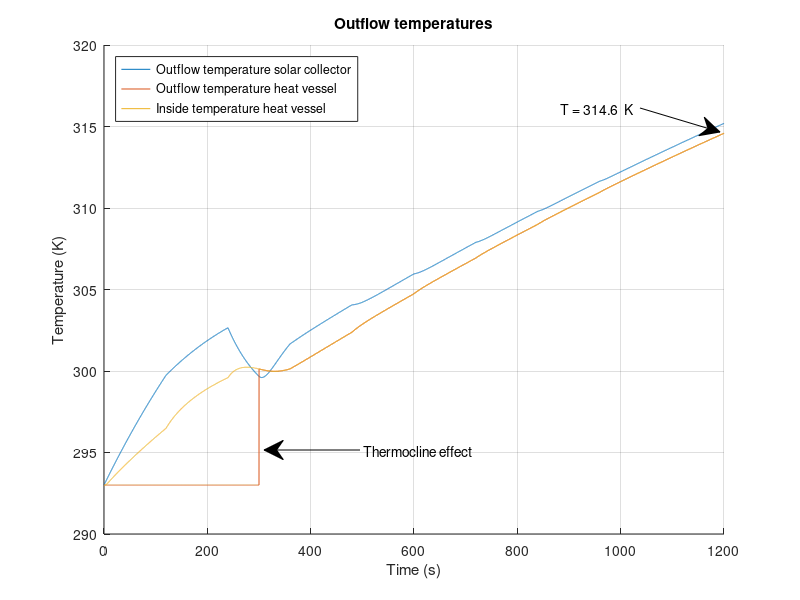
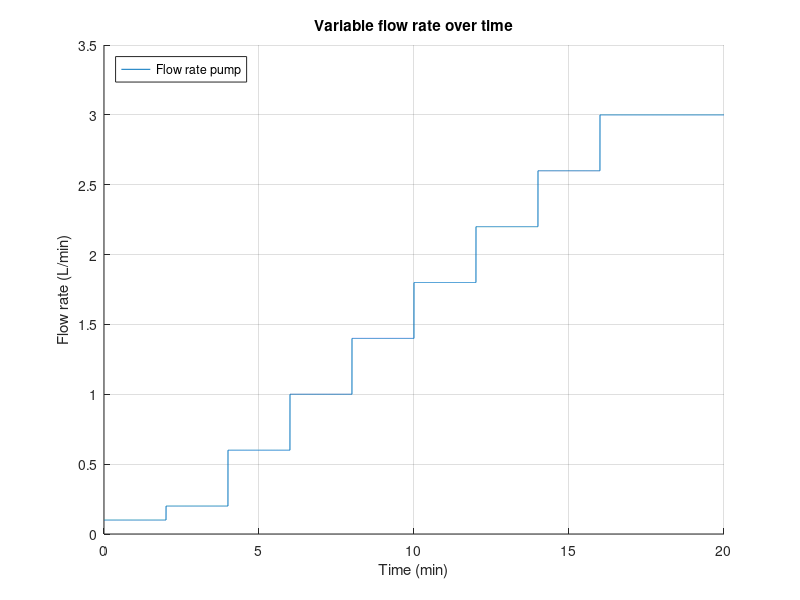

Write the MATLAB code that produced these figures, in order.
%%%%%%%%%%%%%%%%%%%%%%%%%%%%%%%%%%%%%%%%%%%%
% Matlab model for Solar Collector Group 10%
%%%%%%%%%%%%%%%%%%%%%%%%%%%%%%%%%%%%%%%%%%%%
clc;
clear;
close all;
%%
%%%%%%%%%%%
%Constants%
%%%%%%%%%%%
%Natural costants:
    sigma = 5.67*10^(-8);                       %Stefan-Boltzmann constant
    v_out = 4.5;                                %Velocity of air outside the solar collector [m/s]
    v_in = 0;                                   %Velocity of air inside the solar collector [m/s]
%Emissivity
    e_Cu = 0.22;                                %Copper tube, value 0.052
    e_glass = 0.95;
    e_PVC = 0.91;                               %PVC tube
    e_foam = 0.9;                               %foam foil
    e_Al = 0.04;                                %Aluminum tape
    e_paint = 0.95;                             %Emissivity of black paint (for comparison)
    e_wood = 0.94;
    e_CuMatte = 0.22;                           %Emissivity of the copper tube after making it less reflective (for comparison)
%Thermal conductivity
    k_air = 0.026;                              %Air [W/(m*K)]
    k_tempex =0.03;                             %Tempex plate [W/(m*K)]
    k_Cu = 400;                                 %Copper tube [W/(m*K)]
    k_wood = 0.12;                              %Wood casing [W/(m*K)]
    k_Po = 0.13;                                %Polyurethane tube [W/(m*K)]
    k_PVC = 0.19;                               %PVC thermal conduc [W/(m*K)]
    k_foil = 0.04;                              %Polyethylene foam foil [W/(m*K)]
    k_glass = 0.96;                             %Thermal conductivity of the glass plate [W/(m*K)]
%Heat transfer coefficient
    h_out_air = 10.45 - v_out + 10*(v_out)^(1/2);%Outside solar collector air [W/(m^2*K)]
    h_in_air = 10.45 - v_in + 10*(v_in)^(1/2);  %Inside solar collector air [W/(m^2*K)]
    h_air = 2.5;                                %Still standing 298K air [W/(m^2*K)]
%Specific heat
    c_water = 4186;                             %Specific heat water [J/kgK]
    c_Cu = 386;                                 %Specific heat copper [J/kgK]
    c_Al = 922;                                 %Specific heat aluminium[J/kgK]
    c_air = 1007;                               %Specific heat air[J/kgK]
%Measurements
    D_Cu = 0.012;                               %Diameter of the copper tube [m]
    D_PolyTube = 0.008;                         %Inner diameter of the polyurathane pump tubes [m]
    R_Cu1 = 0.005;                              %Inner radius of the copper tube [m]
    R_Cu2 = 0.006;                              %Outer radius of  the copper tube [m]
    V_air = 0.04911;                            %Volume of the air in the solar collector [m^3]
    V_Al = 8.96*10^(-5);                        %Total volume of the aluminum tape
    L_Cu_SC = 6.63;                             %Length of the copper tube in the solar collector [m]
    L_PolyTube1 = 3;                            %Total length of polyurathane pump tube 1 [m]
    L_PolyTube2 = 3;                            %Total length of polyurathane pump tube 2 [m]
    d_frame = 0.05;                             %Thickness of the pinewood frame [m]
%Measurements Heat storage vessel
    D_pvc = 0.050;                              %Diameter PVC tube [m]
    R_pvcThick = 0.0018;                        %PVC wall thickness
    R_pvc1 = (D_pvc/2) - R_pvcThick;            %Inner Radius PVC tube [m]
    R_pvc2 = (D_pvc/2);                         %Outer Radius PVC tube [m]
    N_insLayers = 6;                            %Number of insulating polyethylene foam foil layers [m]
    R_polyFoil = N_insLayers * 0.003;           %Radius thickness polyethylene foam foil [m]
    L_Tube_HV = 0.71;                           %PVC length [m]
%Measurements for in- and outlet connectors
    R_Po1 = 0.004;                              %Inner radius of the polyurethane tube [m]
    R_Po2 = 0.006;                              %Outer radius of the polyurethane tube [m]
    L_Tube_HV_to_SC = 3;                        %Half of general setup length, HV to SC [m]
    L_Tube_SC_to_HV = 3;                        %Half of general setup length, SC to HV [m]
%Areas
    A_RadCu = 4*D_Cu*1.4+3*0.5*0.25*pi*(0.0898^2-0.0778^2)+2*0.012*0.15; %Sunlit area of the copper tube [m^2]
    A_RadAl = 0.670*1.4 - 4*0.012*1.4;                      %Sunlit area of the aluminum troughs [m^2]
    A_AirCu = 1.4*pi*D_Cu + 3*4.9594762*10^(-3) + 0.05*pi*D_Cu + 2*0.1*pi*D_Cu; %Area of the copper tube that's exposed to the air [m^2]
    A_AirTape = 1.971;                                      %Area of the aluminum tape that is exposed to the air [m^2]
    A_AirSS = 2*(1.64*0.67)+2*(0.67*0.065)+2*(0.065*1.72);  %Area of solar collector that is exposed to the air [m^2]
    A_frame = 2*(0.67*0.065)+2*(0.065*1.72);                %Area of sides touching pinewood [m^2]
    A_HV = 2*pi*(R_pvc2+R_polyFoil)*L_Tube_HV;              %Area of heat vessel [m^2] %%%%CHECK THIS
%Intensity
    I_sun = 1000;                               %Intensity of the artificial sun [W/m^2]
%Temperatures
    T_sur = 293;                                %Temperature of the surroundings [K]
    T_in = 293;                                 %Temperature of the incoming water [K]
%Density
    rho_w = 1000;                               %Density of water [kg/m^3]
    rho_Cu = 8.9*10^3;                          %Density of copper [kg/m^3]
    rho_air = 1.29;                             %Density of air [kg/m^3]
    rho_Al = 2.70*10^3;                         %Density of aluminum [kg/m^3]
%Variables
    test_length = 20;                           %Given time in test [minutes]
    flowrate = 0.1;                             %Initial flowrate [L/min]
%%
%%%%%%%%%%%%%%
%Calculations%
%%%%%%%%%%%%%%
%%Length of simulation%%
t_end = test_length*60;                 %End time [s]
t_step = 0.1;                           %Step size [s]
Steps = t_end/t_step;                   %Amount of steps

%%HEAT VESSEL%%
T_HV_table = zeros(3,Steps+1);          %Heat vessel table for data logging
T_HV_table(1,:) = 0:t_step:t_end;
T_HV_out=T_in;                          %Beginning temperature of water in the heat vessel [K]
%%Water mass calculations%%
m_SC_water = 0.512;                     %Max mass of water in the solar collector [kg]
m_HV_water = 1.2;                       %Max mass of water in the heat vessel  [kg]
m_hv_frac = 0;                           %Initial fraction hot water to cold water [-]

%%Variable flowrate%%
Flowrate_Table = zeros(2,Steps+1);          %Table for variable flowrate logging
Flowrate_Table(1,:) = 0:t_step:t_end;

%%Thermocline HV start values%%
m_HV_new = 0;                           %Starting mass of hot water in HV  [kg]
m_HV_old = m_HV_water;                  %Starting mass of cold water in HV [kg]
T_HV_inside = T_in;                     %Starting temperature HV [K]

%%Tube Heat vessel --> Solar Collector%%
m_PolyTube1_water = (1/4)*pi*D_PolyTube^2*L_PolyTube1*rho_w;                %Maximum amount of water in the tube [kg]
T_SC_in = T_in;                                                             %Starting temperature [K]

%%SOLAR COLLECTOR%%
T_SC_table = zeros(3,Steps+1);          %Solar collector table for data logging
T_SC_table(1,:) = 0:t_step:t_end;
T_SC_out=T_in;                          %Beginning temperature of water in the solar collector [K]
I_glass = I_sun*e_glass;                %Intensity after absorption of glass plate [W/m^2]

%%Aluminium reflection and absorption rates%%
dQdt_RadAl = (1-e_Al)*A_RadAl*I_glass;              %Energy that is reflected by the aluminum tape [W]
dQdt_RadAl_in = (e_Al)*A_RadAl*I_glass;             %Energy that is absorbed by the aluminum tape [W]
dQdt_RadCu = e_Cu*A_RadCu*I_glass + e_Cu*dQdt_RadAl;  %Energy that is absorbed by the copper tube due to radiation [W]

%SC glass plate calculations
d_glass = 0.004;                                                            %Thickness of the glass plate [m]
A_glass = 0.67*(1.640+0.080);                                               %Area of the glass plate [m]

%%Tube Solar Collector --> Heat vessel%%
m_PolyTube2_water = (1/4)*pi*D_PolyTube^2*L_PolyTube2*rho_w;                %Maximum amount of water in the tube [kg]
T_HV_in = T_in;                                                             %Starting temperature [K]

%%General%%
m_Cu = (L_Cu_SC*pi*R_Cu2^2 - L_Cu_SC*pi*R_Cu1^2)*rho_Cu;                    %Mass of the copper tube in the solar collector [kg]
m_air = rho_air*V_air;                                                      %Mass of the air in the solar collector [kg]
m_Al = rho_Al*V_Al;                                                         %Total mass of the aluminum tape [kg]
T_air = T_in;                                                               %Starting temperature of the air [K]
T_Al = T_in;                                                                %Starting temperature of the aluminum tape [K]
m_flow = (flowrate/60/1000)*rho_w*t_step;                                   %Mass of water inflow from pump during t_step [kg]
%%
for t=0:t_step:t_end
    %%
    %%%%%%%%%%%%%%%%%%%%%%%%%%%%%%%%%%%%%%%%
    %       Variable flowrate              %
    %%%%%%%%%%%%%%%%%%%%%%%%%%%%%%%%%%%%%%%%
    if (120<t && t<1080)                                                   %Varying flow rate between 2 minutes and 18 minutes
          xStart = 0.2;                                                    %Flow rate after 2 minutes
          steptime = 0.4;                                                  %Stepsize of the flow rate after every 2 minutes
          N = 8;                                                           %Amount of steps
          pump = xStart + (0:N-1)*steptime;                                %Ceating array with differnt flow rates
          flowrate = pump(round((t-60)/120));                              %At what time which array (flow rate) should be picked
          m_flow = (flowrate/60/1000)*rho_w*t_step;                        %Mass of water inflow from pump during t_step [kg]
    elseif (1080<t && t<1200)                                              %Flow rate between 18 minutes and 20 minutes
          flowrate = 3;                                                    %Flow rate [L/min]
          m_flow = (flowrate/60/1000)*rho_w*t_step;                        %Mass of water inflow from pump during t_step [kg]
    end
    Column = round((1/t_step)*t+1);                                         %Table time step counter
    Flowrate_Table(2,Column)=flowrate;                                      %Assign value for T_HV_out to the right space
    %%
    %%%%%%%%%%%%%%%%%%%%%%%%%%%%%%%%%%%%%%%%
    %       Equations for the vessel       %
    %%%%%%%%%%%%%%%%%%%%%%%%%%%%%%%%%%%%%%%%    
    %%%%%Insulation heat loss%%%%
    R_HV_PVC_cond = R_pvc1/(k_PVC*(2*pi*R_pvc2*L_Tube_HV));                     %Thermal resitance of conduction through PVC [K/W]
    R_HV_ins_Cond =  (log((R_pvc2 + R_polyFoil)/R_pvc2)) / (k_foil*A_HV);   %Thermal resitance of conduction through poly foam foil [K/W]
    R_HV_ins_Conv = 1 / (h_air*A_HV);                                       %Thermal resitance of convection outside poly foam foil [K/W]
    HL_RadOut_PVC = e_PVC * sigma * A_HV * (T_HV_inside^4 - T_sur^4);   %Heat loss due to radiation PVC [W]
    HL_RadOut_foam = e_foam * sigma * A_HV * (T_HV_inside^4 - T_sur^4); %Heat loss due to radiation foam foil [W]
    R_HV_ins_total = R_HV_PVC_cond + R_HV_ins_Cond + R_HV_ins_Conv;         %Total thermal resistance in series [K/W]
    %Total heat flow through insulation multiplied with fraction hot water
    dQdt_HV_insulation = m_hv_frac*(-((T_HV_inside - T_sur ) / R_HV_ins_total)-HL_RadOut_PVC-HL_RadOut_foam);   
    
    %%%%%End caps heat loss%%%%
    R_HV_cap_Conv = 1 /h_air*pi*(R_pvc2+R_pvcThick).^2;                     %Thermal resistance due to convection on end caps [K/W]
    R_HV_cap1 = R_pvcThick / (k_PVC * (pi*R_pvc2).^2);                      %Thermal resistance end-cap [K/W]
    R_HV_cap2 = R_HV_cap1;                                                  %Thermal resistance upper end cap [K/W]
    if m_hv_frac == 1
        %If heatvessel is full of hot water, heat loss from both end caps is presumed
        R_HV_caps_total = R_HV_cap1 + R_HV_cap2 + 2*R_HV_cap_Conv;
        dQdt_HV_caps = -((T_HV_inside - T_sur ) / R_HV_caps_total);
    else
        %If hot water not at bottom HV, only 1 end-cap
        R_HV_caps_total = R_HV_cap1 + R_HV_cap_Conv;                        
        dQdt_HV_caps = -((T_HV_inside - T_sur ) / R_HV_caps_total);
    end
    
    %%%%Total heat flow storage vessel%%%%
    dQdt_HV_total = dQdt_HV_insulation + dQdt_HV_caps;                      %Total heat flow storage vessel [W/m^2]
    
    %%%%Calculate internal temperature%%%%
    delta_T = (dQdt_HV_total*t_step/(m_HV_water*c_water));                  %Resulting delta T of heat flow [K]
    T_HV_inside = T_HV_inside+delta_T;                                      %Resulting internal temperature [K]
    
    %%%%Thermocline effect%%%% 
    if (m_HV_new < m_HV_water)                                              % Cold region thermocline provides outlfow HV
        m_HV_new = m_HV_new + m_flow;
        T_HV_inside = (m_flow*T_HV_in + T_HV_inside*m_HV_new)/(m_HV_new + m_flow);
        m_hv_frac = m_HV_new / m_HV_water;                                  %Fraction hot to cold water in HV
        m_HV_old = m_HV_old - m_flow;
        T_HV_out = T_in;                                                    %Resulting temperature outlfow if full of hot water
    else                                                                    %Thermocline when cold water has been dispersed
        T_HV_inside = (m_flow*T_HV_in + T_HV_inside*m_HV_new)/(m_HV_new + m_flow);
        m_hv_frac = 1;                                                      %Fraction of cold water to hot water is 1, used for heat losses in HV
        T_HV_out = T_HV_inside;                                             %Resulting temperature outlfow if not full of hot water
    end
    
    %%%%Log HV data for plotting%%%%
    Column = round((1/t_step)*t+1);                                         %Table time step counter
    T_HV_table(2,Column)=T_HV_out;                                          %Assign value for T_HV_out to the right space
    T_HV_table(3,Column)=dQdt_HV_total;                                     %Assign value for dQdt_HV_total to the right space
    T_HV_table(4,Column)=T_HV_inside;                                       %Assign value for inside temperature heat vessel
    
    %%
    %%%%%%%%%%%%%%%%%%%%%%%%%%%%%%%%%%%%%%%%
    %Tube 1 Heat vessel --> Solar collector%
    %%%%%%%%%%%%%%%%%%%%%%%%%%%%%%%%%%%%%%%%
    %%%%Inflow temperature%%%%
    m_PolyTube1_old = m_PolyTube1_water - m_flow;                           %Mass of water from t-t_step [kg]
    m_PolyTube1_new = m_flow;                                               %Mass of water added to the heat vessel during t_step [kg]
    T_SC_in = (m_PolyTube1_old*T_SC_in + m_PolyTube1_new*T_HV_out)/(m_PolyTube1_old+m_PolyTube1_new); %Inflow temperature [K] 
    
    %%%%Thermal resistance%%%%
    R_tube_out_Cond =  (log(R_Po2 /R_Po1)) / ((2*pi*k_Po*L_Tube_HV_to_SC ));%Thermal resitance of conduction outlet tubing [K/W]
    R_tube_out_Conv = 1 / (h_air*(2*pi*R_Po2)*L_Tube_HV_to_SC) ;           %Thermal resitance of convection outlet tubing [K/W]
    R_tube_out_total = R_tube_out_Cond + R_tube_out_Conv;                  %Total thermal resistance in series [K/W]
    
    %%%%Total heat flowflow%%%%
    dQdt_PolyTube1_total = -((T_HV_out - T_sur ) / R_tube_out_total);       %Total heat flow HV to SC[W/m^2]
    
    %%%%Outflow temperature
    delta_T = (dQdt_PolyTube1_total*t_step/(m_PolyTube1_water*c_water));    %Resulting delta T of heat flow [K]
    T_SC_in = T_SC_in+delta_T;                                              %Resulting outflow temperature [K]
    
    %%
    %%%%%%%%%%%%%%%%%%%%%%%%%%%%%%%%%%%%%%%%
    %  Equations for the solar collector   %
    %%%%%%%%%%%%%%%%%%%%%%%%%%%%%%%%%%%%%%%%
    m_SC_old = m_SC_water - m_flow;                                         %Mass of water from t-t_step [kg]
    m_SC_new = m_flow;                                                      %Mass of water added to the solar collector during t_step [kg]
    T_SC_out = (m_SC_old*c_water*T_SC_out + m_Cu*c_Cu*T_SC_out + m_SC_new*c_water*T_SC_in)/(m_SC_old*c_water + m_Cu*c_Cu + m_SC_new*c_water);

    %%%Heat transfer mechanisms in the solar collector%%%	
    dtQt_RadOut = e_Cu * sigma * A_AirCu * (T_SC_out^4 - T_air^4);          %Heat loss due to radiation [W]                
    R_CondOut = (log(R_Cu2/R_Cu1)) / (2*pi*k_Cu*L_Cu_SC);                  %Thermal resistance due to conduction in the copper tube [K/W]
    R_Cu_conv = 1 / (h_air*A_AirCu);                                         %Thermal resistance due to convection [K/W]
    R_SC_total = R_CondOut + R_Cu_conv;                                     %The total of all the thermal resistances [K/W]
  
    %%%%Total heat flow solar collector%%%%
    dQdT_SC_tube = ((T_SC_out - T_air) / R_SC_total);
    dQdt_SC_total = dQdt_RadCu - dQdT_SC_tube - dtQt_RadOut;        %Total heat flow solar collector [W/m^2]
    
    %%%%Calculate internal temperature%%%%    
    delta_T = (dQdt_SC_total*t_step)/(m_SC_water*c_water + m_Cu*c_Cu);      %Resulting delta T of heat flow [K]
    T_SC_out=T_SC_out+delta_T;                                              %Resulting outflow temperature [K]
    
    %%%%Log SC data for plotting%%%%
    Column = round((1/t_step)*t+1);                                         %Table time step counter
    T_SC_table(2,Column)=T_SC_out;                                          %Assign value for T to the right space
    T_SC_table(3,Column)=delta_T;                                           %Assign value for T to the right space
    
    %%
    %%%%%%%%%%%%%%%%%%%%%%%%%%%%%%%%%%%%%%%%
    %Tube 2 Solar collector --> Heat vessel%
    %%%%%%%%%%%%%%%%%%%%%%%%%%%%%%%%%%%%%%%%
    m_PolyTube2_old = m_PolyTube1_water - m_flow;                           %Mass of water from t-t_step [kg]
    m_PolyTube2_new = m_flow;                                               %Mass of water added to the heat vessel during t_step [kg]
   
    T_HV_in = (m_PolyTube2_old*T_HV_in + m_HV_new*T_SC_out)/(m_PolyTube2_old+m_HV_new); %Average internal HV temperature with inflow from SC [K]
    
    R_tube_in_Cond =  (log(R_Po2 /R_Po1)) / ((2*pi*k_Po*L_Tube_SC_to_HV )); %Thermal resitance of conduction inlet tubing [K/W]
    R_tube_in_Conv = 1 / (h_air*(2*pi*R_Po2)*L_Tube_SC_to_HV) ;             %Thermal resitance of convection inlet tubing [K/W]
    R_tube_in_total = R_tube_in_Cond + R_tube_in_Conv;                      %Total thermal resistance in series [K/W]
    
    %%%%Total flow
    dQdt_PolyTube2_total = -((T_HV_in - T_sur ) / R_tube_in_total);         %Total heat flow general setup SC to HV [W/m^2]

    delta_T = (dQdt_PolyTube2_total*t_step/(m_PolyTube2_water*c_water));    %Resulting delta T of heat flow [K]
    T_HV_in = T_HV_in+delta_T;                                              %Resulting outflow temperature [K]
        
    %%
    %%%%%%%%%%%%%%%%%%%%%%%%%%%%%%%%%%%%%%%%
    %            Air Temperature           %
    %%%%%%%%%%%%%%%%%%%%%%%%%%%%%%%%%%%%%%%%
    %To calculate dQdt_air_total, first the temperature of the aluminum tape has to be determined:
    dQdt_Al_conv = h_air*A_AirTape*(T_Al-T_air);                            %Convective heat loss aluminium tape [W/m^2]
    dQdt_Al_total = dQdt_RadAl_in - dQdt_Al_conv;                           %Total heat flow aluminium tape [W/m^2]
    delta_T = (dQdt_Al_total*t_step)/(m_Al*c_Al);                           %Resulting delta T aluminium tape [K]
    T_Al = T_Al + delta_T;                                                  %Temperature aluminium tape after delta T [K]

    %Air temperature:
    dQdt_CondEnv = -(k_wood * A_frame * (T_air - T_sur))/d_frame;               %Heat flow to the environment through the wood by conduction [W/m^2]
    dQdt_CondGlass = -(k_glass*A_glass*(T_air - T_sur))/d_glass;           %Heat flow to the environment through the glass by conduction [W/m^2]
    dQdt_air_total = dQdt_Al_conv + dQdt_CondEnv + dQdt_CondGlass + dQdT_SC_tube; %Total heat flow air inside solar collector [W/m^2]
     
    delta_T = (dQdt_air_total*t_step)/(m_air*c_air);                        %Resulting delta T of heat flow [K]
    T_air = T_air + delta_T;                                                %Resulting air temperature [K]
    
end
%%
%%%%%%%%%%
%Plotting%
%%%%%%%%%%

t_var=T_SC_table(1,:);          %Time variable
T_SC_var=T_SC_table(2,:);       %Outflow temperature solar collector
T_HV_var=T_HV_table(2,:);       %Outflow temperature heat vessel
T_HV_inside = T_HV_table(4,:);  %Inside temperature heat vessel
t_var_flow = Flowrate_Table(1,:)/60;
V_flowrate = Flowrate_Table(2,:); %Variable flowrate for pump


%%Figure 1 for outflow temperature
figure(1);hold on
figure(1);grid on
figure(1); plot(t_var,T_SC_var);
figure(1); plot(t_var,T_HV_var);
figure(1); plot(t_var,T_HV_inside);

figure(1); annotation('textarrow',[0.8 0.9], [0.82 0.78] ,'String','T = 314.6  K ');
figure(1); annotation('textarrow', [0.45 0.33], [0.25 0.25], 'String', 'Thermocline effect');

figure(1); ylabel('Temperature (K)')
figure(1); legend({'Outflow temperature solar collector','Outflow temperature heat vessel','Inside temperature heat vessel'}, 'Location','northwest')

figure(1); xlim([0 t_end]);
figure(1); xlabel('Time (s)')
figure(1); title('Outflow temperatures')
figure(1); saveas(gcf,'Outflow temperature.jpg')

%%Figure 2 for variable flowrate pump
figure(2);hold on
figure(2);grid on
figure(2); plot(t_var_flow,V_flowrate);
figure(2); xlim([0 t_end/60]);
figure(2); xlabel('Time (min)')
figure(2); ylabel('Flow rate (L/min)')
figure(2); title('Variable flow rate over time')
figure(2); legend({'Flow rate pump'}, 'Location','northwest')
figure(2); saveas(gcf,'Flow_rate.jpg')
